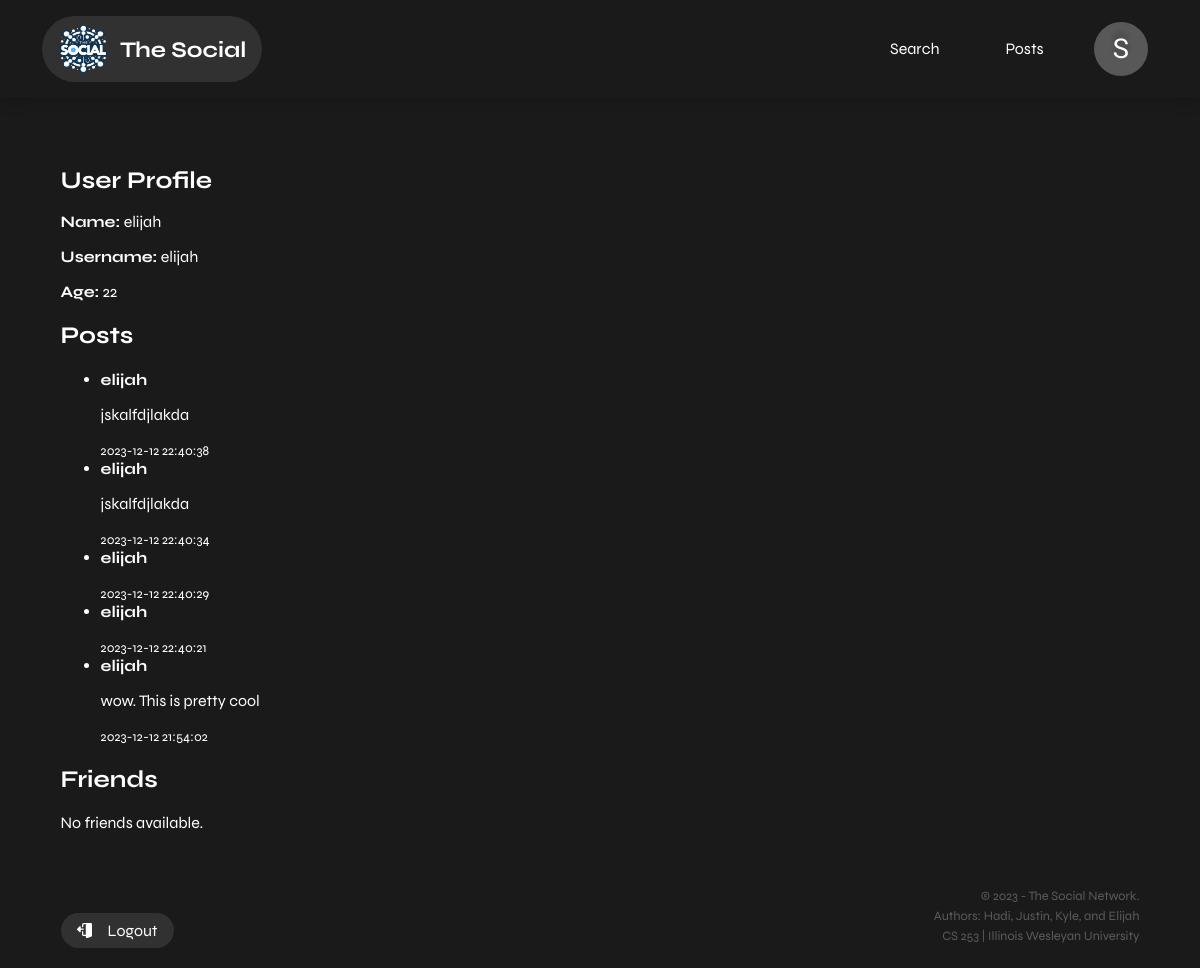
The app's page /profile/elijah (signed in) with its own data.
### tables this page shows
CREATE TABLE users (
        id INTEGER PRIMARY KEY AUTOINCREMENT,
        name TEXT,
        username TEXT UNIQUE,
        password TEXT,
        age INTEGER
    );

CREATE TABLE posts (
        id INTEGER PRIMARY KEY AUTOINCREMENT,
        username TEXT,
        post_content TEXT,
        timestamp DATETIME DEFAULT CURRENT_TIMESTAMP
    );

### app.py (the view)
@app.route('/profile/<username>', methods=['GET'])
def profile(username):
    print("Username parameter:", username)
    if 'username' in session:
        if username:
            conn = create_connection()
            cursor = conn.cursor()
            cursor.execute('SELECT * FROM users WHERE username = ?', (username,))
            user_data = cursor.fetchone()
            print(user_data)
            cursor.execute('''
                SELECT u.*
                FROM users u
                INNER JOIN friendships f ON u.id = f.user2_id
                INNER JOIN users u2 ON f.user1_id = u2.id
                WHERE u2.username = ?
            ''', (username,))
            friends = cursor.fetchall()
            if user_data:
                cursor.execute('SELECT * FROM posts WHERE username = ? ORDER BY timestamp DESC', (username,))
                posts = cursor.fetchall()
                print(posts , "hey")
                conn.close()
                return render_template('profile.html', user=user_data, posts=posts, friends=friends)
            else:
                return "User data not found."
        else:
            return "Username not provided."
    else:
        return redirect(url_for('login'))

### app.py (called while the page is built)
def create_connection():
    conn = None
    try:
        conn = sqlite3.connect(DATABASE_PATH)
    except sqlite3.Error as e:
        print(e)
    return conn

### templates/profile.html (shortened to what this page needs)
<!DOCTYPE html>
<html lang="en">
<head>
    <link rel="stylesheet" href="{{ url_for('static', filename='styles.css') }}">
    <link rel="stylesheet" href="{{ url_for('static', filename='universal.css') }}">
</head>
<body>
    {% include 'header.html' %}
    <main>
        <section>
            <div class="container">
                <h1>User Profile</h1>
                {% if user %}
                    <p><strong>Name:</strong> {{ user[1] }}</p>
                    <p><strong>Username:</strong> {{ user[2] }}</p>
                    <p><strong>Age:</strong> {{ user[4] }}</p>
                    <h2>Posts</h2>
                    {% if posts %}
                        <ul>
                            {% for post in posts %}
                                <li>
                                    <strong>{{ post[1] }}</strong>
                                    <p>{{ post[2] }}</p>
                                    <small>{{ post[3] }}</small>
                                </li>
                            {% endfor %}
                        </ul>
                    {% else %}
                        <p>No posts available.</p>
                    {% endif %}
                    <h2>Friends</h2>
                    {% if friends %}
                        <ul>
                            {% for friend in friends %}
                                <li>{{ friend[1] }}</li>
                            {% endfor %}
                        </ul>
                    {% else %}
                        <p>No friends available.</p>
                    {% endif %}
                {% else %}
                    <p>User data not found.</p>
                {% endif %}
            </div>
        </section>
    </main>
    {% include 'footer.html' %}
</body>
</html>

### static/styles.css (style rules this page uses)
body { font-family: Arial, sans-serif; margin: 0; padding: 0; background-color: #1a1a1a; color: #fff; }
h1 { color: #fff; margin-left: 20px; }
body > * { padding: 20px }

### static/universal.css (style rules this page uses)
body { font-family: syne; }
* { box-sizing: border-box; }
h1 { padding: 0 !important; margin: 0; margin-bottom: .7em; }
.container { width: 93%; margin:auto; max-width: 1450px; }
section { margin-top: 3em; }
main { min-height: 80vh; }

### records on screen
users: name "elijah", username "elijah", age "22"
posts: username "elijah", post_content "jskalfdjlakda", timestamp "2023-12-12 22:40:38"
posts: username "elijah", post_content "jskalfdjlakda", timestamp "2023-12-12 22:40:34"
posts: username "elijah", timestamp "2023-12-12 22:40:29"
posts: username "elijah", timestamp "2023-12-12 22:40:21"
posts: username "elijah", post_content "wow. This is pretty cool", timestamp "2023-12-12 21:54:02"

### other values on screen
{{ session['username'][0].upper() }} "S"
